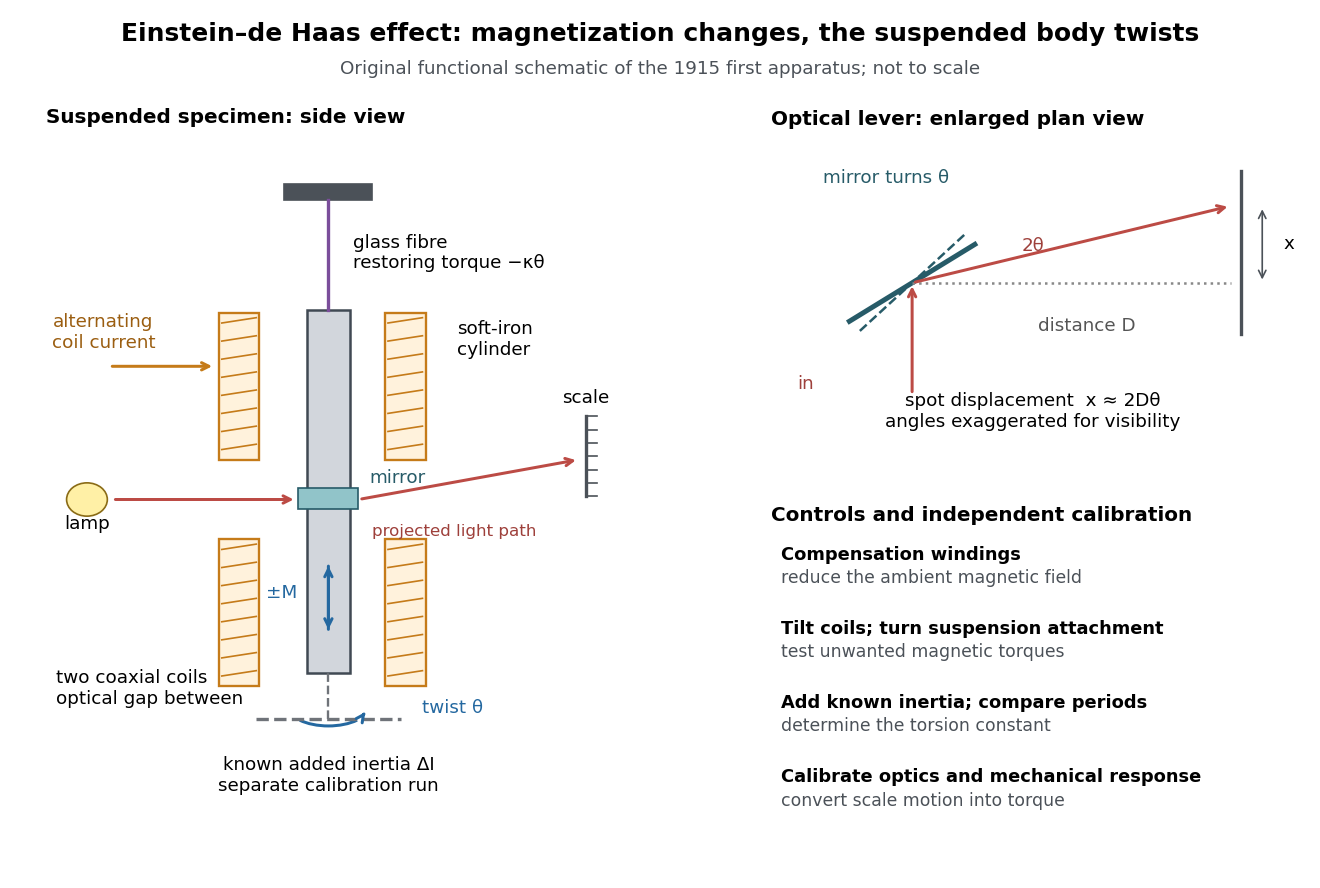

Recreate this plot in Python.
"""Functional Einstein–de Haas apparatus diagram; Python 3.14 / matplotlib 3.10.

Run from _media. The drawing is original and not a scale reconstruction.
Historical functions: Einstein and de Haas (1915), §§4–5, pp. 702–706.
"""
from pathlib import Path

import matplotlib.pyplot as plt
from matplotlib.patches import Arc, Ellipse, Rectangle
import numpy as np


def arrow(ax, start, end, color="#2468a0", **kwargs):
    ax.annotate("", xy=end, xytext=start,
                arrowprops={"arrowstyle": "->", "lw": 1.8, "color": color, **kwargs})


def main():
    plt.rcParams.update({"font.size": 11, "font.family": "DejaVu Sans"})
    fig = plt.figure(figsize=(11, 7.4), facecolor="white")
    grid = fig.add_gridspec(2, 2, width_ratios=[1.2, 1], height_ratios=[1, 1.05],
                           left=.035, right=.98, top=.88, bottom=.055,
                           wspace=.17, hspace=.23)
    ax = fig.add_subplot(grid[:, 0])
    ax.set(xlim=(0, 10), ylim=(0, 11))
    ax.axis("off")
    ax.text(0, 10.75, "Suspended specimen: side view", weight="bold", fontsize=12)
    ax.add_patch(Rectangle((3.8, 9.6), 1.4, .24, color="#4b5158"))
    ax.plot([4.5, 4.5], [7.95, 9.6], color="#7b4e9b", lw=2)
    ax.text(4.9, 8.8, "glass fibre\nrestoring torque −κθ", va="center")
    ax.add_patch(Rectangle((4.16, 2.5), .68, 5.45, fc="#d2d6dc", ec="#404953", lw=1.5))
    ax.text(6.55, 7.5, "soft-iron\ncylinder", va="center")
    for y0, y1 in [(2.3, 4.5), (5.7, 7.9)]:
        for x0 in (2.75, 5.4):
            ax.add_patch(Rectangle((x0, y0), .65, y1-y0,
                                   fc="#fff2dc", ec="#c57b19", lw=1.4))
            for yy in np.linspace(y0+.15, y1-.15, 8):
                ax.plot([x0+.05, x0+.60], [yy, yy+.08], color="#c57b19", lw=1)
    arrow(ax, (1.0, 7.1), (2.7, 7.1), "#c57b19")
    ax.text(.1, 7.9, "alternating\ncoil current", color="#9b5e11", va="top")
    ax.text(.15, 2.55, "two coaxial coils\noptical gap between", va="top")
    arrow(ax, (4.5, 3.1), (4.5, 4.15))
    arrow(ax, (4.5, 4.15), (4.5, 3.1))
    ax.text(4.0, 3.62, "±M", ha="right", color="#2468a0")
    ax.add_patch(Rectangle((4.02, 4.95), .95, .32, fc="#91c4c9", ec="#275b68"))
    ax.text(5.16, 5.35, "mirror", color="#275b68")
    ax.add_patch(Ellipse((.65, 5.1), .65, .5, fc="#fff0a6", ec="#8a6b16"))
    ax.text(.65, 4.65, "lamp", ha="center")
    arrow(ax, (1.05, 5.1), (4.0, 5.1), "#bc4b45")
    arrow(ax, (4.98, 5.1), (8.5, 5.7), "#bc4b45")
    ax.plot([8.6, 8.6], [5.15, 6.35], color="#4b5158", lw=2)
    for yy in np.linspace(5.15, 6.35, 7):
        ax.plot([8.6, 8.78], [yy, yy], color="#4b5158", lw=1)
    ax.text(8.6, 6.55, "scale", ha="center")
    ax.text(6.5, 4.55, "projected light path", ha="center", fontsize=10, color="#9e403b")
    ax.plot([4.5, 4.5], [1.8, 2.5], color="#6f7379", ls="--", lw=1.4)
    ax.plot([3.35, 5.65], [1.8, 1.8], color="#6f7379", ls="--", lw=2)
    ax.text(4.5, .95, "known added inertia ΔI\nseparate calibration run", ha="center", va="center")
    ax.add_patch(Arc((4.5, 2.0), 1.3, .6, theta1=205, theta2=335, color="#2468a0", lw=1.8))
    arrow(ax, (5.03, 1.83), (5.12, 1.95))
    ax.text(6.0, 1.9, "twist θ", color="#2468a0")

    plan = fig.add_subplot(grid[0, 1])
    plan.set(xlim=(0, 1), ylim=(0, 1))
    plan.axis("off")
    plan.text(0, .99, "Optical lever: enlarged plan view", weight="bold", fontsize=12, va="top")
    pivot = np.array([.27, .45])
    plan.plot([.15, .39], [.33, .57], color="#275b68", lw=3)
    plan.plot([.17, .37], [.30, .60], color="#275b68", lw=1.5, ls="--")
    arrow(plan, (.27, .10), pivot, "#bc4b45")
    plan.text(.05, .12, "in", color="#9e403b")
    plan.plot([.27, .88], [.45, .45], color="#888888", ls=":")
    arrow(plan, pivot, (.88, .69), "#bc4b45")
    plan.plot([.9, .9], [.29, .80], color="#4b5158", lw=2)
    plan.annotate("", xy=(.94, .69), xytext=(.94, .45),
                  arrowprops={"arrowstyle": "<->", "color": "#4b5158"})
    plan.text(.98, .57, "x", va="center")
    plan.text(.51, .30, "distance D", color="#555555")
    plan.text(.48, .55, "2θ", color="#9e403b")
    plan.text(.10, .76, "mirror turns θ", color="#275b68")
    plan.text(.5, .00, "spot displacement  x ≈ 2Dθ\nangles exaggerated for visibility", ha="center", fontsize=11)

    ctrl = fig.add_subplot(grid[1, 1])
    ctrl.set(xlim=(0, 1), ylim=(0, 1))
    ctrl.axis("off")
    ctrl.text(0, .99, "Controls and independent calibration", weight="bold", fontsize=12, va="top")
    items = [("Compensation windings", "reduce the ambient magnetic field"),
             ("Tilt coils; turn suspension attachment", "test unwanted magnetic torques"),
             ("Add known inertia; compare periods", "determine the torsion constant"),
             ("Calibrate optics and mechanical response", "convert scale motion into torque")]
    for y, (head, detail) in zip([.77, .55, .33, .11], items):
        ctrl.text(.02, y+.06, head, weight="bold", fontsize=10.7)
        ctrl.text(.02, y-.01, detail, color="#4b5158", fontsize=10.4)
    fig.suptitle("Einstein–de Haas effect: magnetization changes, the suspended body twists",
                 fontsize=15, y=.975, weight="bold")
    fig.text(.5, .917, "Original functional schematic of the 1915 first apparatus; not to scale",
             ha="center", color="#4b5158", fontsize=11)
    fig.savefig(Path.cwd() / (Path(__file__).stem + ".png"), dpi=120, facecolor="white")
    plt.close(fig)


if __name__ == "__main__":
    main()
